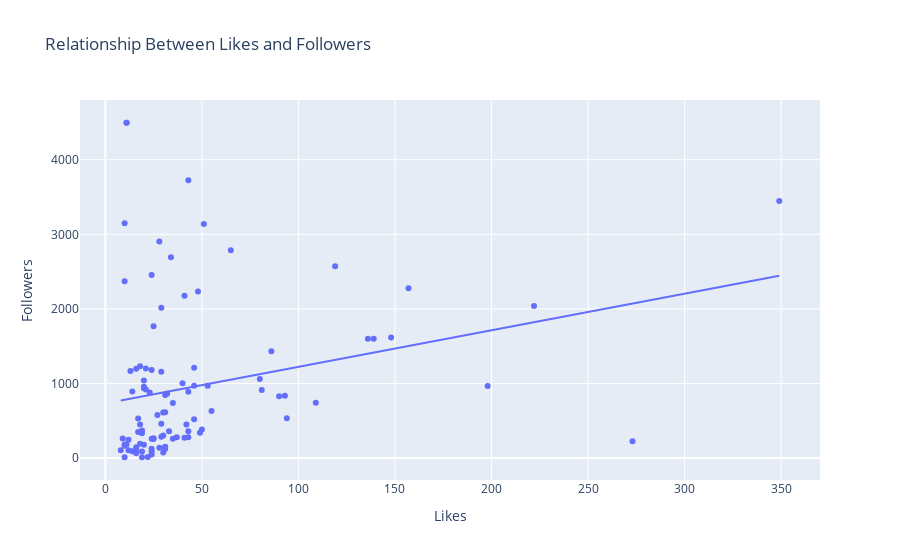

Notebook code for this chart:
### Code cell
## Plot Scatter-plot for showing Relationship Between Likes and Followers

figure = px.scatter(data_frame = data, x="Likes",
                    y="Followers", trendline="ols",
                    title = "Relationship Between Likes and Followers")
figure.show()

### Figure 1 — Plotly figure (JSON) as saved in the notebook; plotly's stock layout.template omitted (floating-point values rounded to 4 significant figures)
{"data": [{"hovertemplate": "Likes=%{x}<br>Followers=%{y}<extra></extra>", "legendgroup": "", "marker": {"color": "#636efa", "symbol": "circle"}, "mode": "markers", "name": "", "orientation": "v", "showlegend": false, "type": "scatter", "x": [139, 23, 25, 49, 30, 18, 35, 86, 22, 18, 31, 48, 80, 94, 28, 53, 29, 46, 30, 34, 198, 19, 20, 11, 10, 46, 25, 148, 43, 37, 90, 19, 14, 30, 273, 13, 93, 24, 18, 136, 24, 8, 41, 81, 16, 31, 24, 51, 43, 20, 25, 157, 17, 24, 65, 349, 17, 10, 21, 11, 16, 10, 27, 16, 19, 29, 31, 41, 19, 40, 21, 50, 20, 10, 35, 119, 11, 55, 12, 29, 28, 43, 31, 14, 33, 24, 43, 9, 29, 16, 32, 46, 12, 20, 24, 31, 42, 10, 222, 109], "xaxis": "x", "y": [1600, 880, 255, 340, 304, 1231, 259, 1433, 13, 450, 149, 2232, 1061, 533, 2904, 971, 285, 520, 75, 2691, 966, 334, 1041, 4496, 166, 1211, 265, 1618, 279, 279, 828, 12, 894, 610, 226, 1168, 835, 124, 193, 1600, 258, 105, 273, 914, 118, 122, 1180, 3139, 3725, 935, 1766, 2277, 348, 87, 2785, 3448, 530, 3147, 918, 4496, 145, 11, 577, 66, 89, 2014, 151, 2175, 371, 1003, 1200, 383, 955, 2372, 740, 2573, 181, 631, 246, 460, 140, 888, 845, 91, 361, 2455, 361, 262, 1158, 1196, 863, 971, 106, 179, 49, 614, 450, 182, 2039, 741], "yaxis": "y"}, {"hovertemplate": "<b>OLS trendline</b><br>Followers = 4.90337 * Likes + 734.052<br>R<sup>2</sup>=0.070872<br><br>Likes=%{x}<br>Followers=%{y} <b>(trend)</b><extra></extra>", "legendgroup": "", "marker": {"color": "#636efa", "symbol": "circle"}, "mode": "lines", "name": "", "showlegend": false, "type": "scatter", "x": [8, 9, 10, 10, 10, 10, 10, 11, 11, 11, 12, 12, 13, 14, 14, 16, 16, 16, 16, 17, 17, 18, 18, 18, 19, 19, 19, 19, 20, 20, 20, 20, 21, 21, 22, 23, 24, 24, 24, 24, 24, 24, 25, 25, 25, 27, 28, 28, 29, 29, 29, 29, 30, 30, 30, 31, 31, 31, 31, 31, 32, 33, 34, 35, 35, 37, 40, 41, 41, 42, 43, 43, 43, 43, 46, 46, 46, 48, 49, 50, 51, 53, 55, 65, 80, 81, 86, 90, 93, 94, 109, 119, 136, 139, 148, 157, 198, 222, 273, 349], "xaxis": "x", "y": [773.3, 778.2, 783.1, 783.1, 783.1, 783.1, 783.1, 788.0, 788.0, 788.0, 792.9, 792.9, 797.8, 802.7, 802.7, 812.5, 812.5, 812.5, 812.5, 817.4, 817.4, 822.3, 822.3, 822.3, 827.2, 827.2, 827.2, 827.2, 832.1, 832.1, 832.1, 832.1, 837.0, 837.0, 841.9, 846.8, 851.7, 851.7, 851.7, 851.7, 851.7, 851.7, 856.6, 856.6, 856.6, 866.4, 871.3, 871.3, 876.2, 876.2, 876.2, 876.2, 881.2, 881.2, 881.2, 886.1, 886.1, 886.1, 886.1, 886.1, 891.0, 895.9, 900.8, 905.7, 905.7, 915.5, 930.2, 935.1, 935.1, 940.0, 944.9, 944.9, 944.9, 944.9, 959.6, 959.6, 959.6, 969.4, 974.3, 979.2, 984.1, 993.9, 1004.0, 1053.0, 1126.0, 1131.0, 1156.0, 1175.0, 1190.0, 1195.0, 1269.0, 1318.0, 1401.0, 1416.0, 1460.0, 1504.0, 1705.0, 1823.0, 2073.0, 2445.0], "yaxis": "y"}], "layout": {"legend": {"tracegroupgap": 0}, "title": {"text": "Relationship Between Likes and Followers"}, "xaxis": {"anchor": "y", "domain": [0, 1], "title": {"text": "Likes"}}, "yaxis": {"anchor": "x", "domain": [0, 1], "title": {"text": "Followers"}}}}
